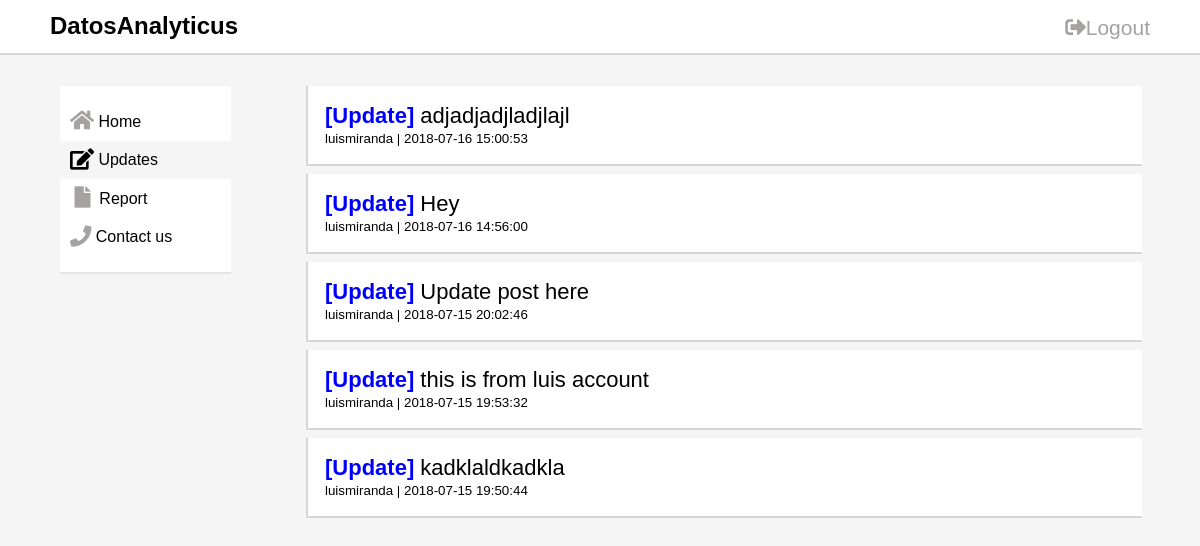
/updates.php, run on an earlier commit of the app's database.
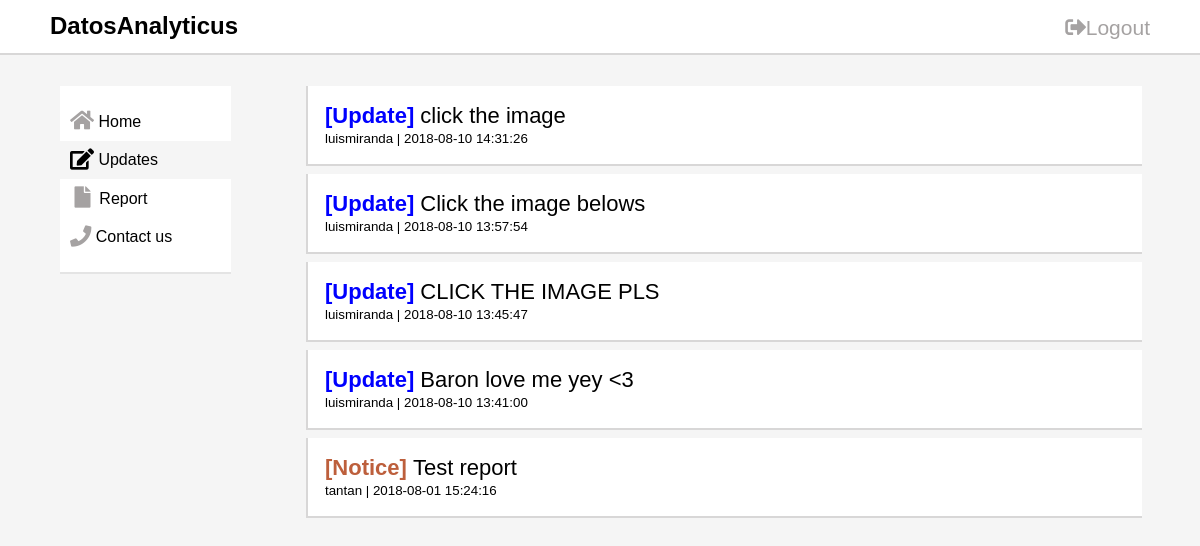
And on a later commit of the database.
### tables this page shows
CREATE TABLE `posts` (
  `id` int(11) NOT NULL,
  `title` text NOT NULL,
  `description` text NOT NULL,
  `posted_at` datetime NOT NULL,
  `likes` int(255) NOT NULL,
  `comments` int(11) NOT NULL,
  `user_id` int(11) NOT NULL
);

CREATE TABLE `users` (
  `id` int(11) NOT NULL,
  `username` varchar(255) NOT NULL,
  `password` varchar(255) NOT NULL,
  `email` varchar(255) NOT NULL,
  `firstname` varchar(255) NOT NULL,
  `lastname` varchar(255) NOT NULL,
  `type` int(11) NOT NULL
);

### updates.php (the view, shortened to what this page needs)
<?php
    include "functions/database.php";
    @$loggedType = $_SESSION['type'];
?>
<!doctype html>
<html lang="en">
<head>
    <link rel="stylesheet" href="https://use.fontawesome.com/releases/v5.1.0/css/all.css">
    <link rel="stylesheet" href="css/updates.css">
</head>
<body>
<nav class="nav">
    <div class="container">
        <h2  style="margin: 6px 0 10px 0; float: left;">DatosAnalyticus</h2>
        <a href="functions/lslfunction.php?logout" type="submit" id="logout"><i class="fas fa-sign-out-alt" ></i>Logout</a>
    </div>
</nav>
<div class="container">
    <div class="row">
        <div class="colOne">
            <ul>
                <li><a href="index.php" class="link" ><i class="fas fa-home fa-lg" style="color: #a5a2a2;"></i> Home</a></li>
                <li class="active"><a href="updates.php" class="link"><i class="fas fa-edit fa-lg" ></i> Updates</a></li>
                <?php
                if ($loggedType > 0){
                    echo ' <li><a href="adminpost.php" class="link"><i class="fas fa-pen-alt fa-lg" style="color: #a5a2a2;"></i>  Post</a></li>';
                    echo ' <li><a href="sent_reports.php" class="link"><i class="fas fa-envelope-open" style="color: #a5a2a2;"></i> View reports</a></li>';
                } else{
                    echo '<li><a href="report.php" class="link">&nbsp;<i class="fas fa-file fa-lg" style="color: #a5a2a2;"></i>&nbsp;&nbsp;Report</a></li>';
                }
                ?>
                <li><a href="#" class="link"><i class="fas fa-phone fa-lg" style="color: #a5a2a2;"></i>&nbsp;Contact us</a></li>
            </ul>
        </div>
        <div>
            <?php
            $query = mysqli_query($connect,"SELECT posts.*,users.username FROM posts,users WHERE posts.user_id = users.id ORDER BY posted_at DESC LIMIT 5 ");
            $posts = array();
            while ($row = mysqli_fetch_array($query)){
                array_push($posts,$row);
            }
            foreach ($posts as $p){
                echo "<div class='colTwo'>";
                if ($p['user_id'] == 2){
                    echo " <a href='viewpost.php?id=".$p['id']."' style='text-decoration-line:none; color: black; font-size: 22px;'><strong style='color:blue;'>[Update] </strong>".$p['title']."</a><br>";
                } else{
                    echo " <a href='viewpost.php?id=".$p['id']."' style='text-decoration-line:none; color: black; font-size: 22px;'><strong style='color:#bd5f3c;'>[Notice] </strong>".$p['title']."</a><br>";
                }
                echo "<small>".$p['username']." | ".$p['posted_at']." </small>";
                echo "</div>";
            }
            ?>
        </div>
    </div>
</div>
</body>
</html>

What changed in the data, as far as the page shows it:
removed posts: title "adjadjadjladjlajl", user.username "luismiranda", posted_at "2018-07-16 15:00:53"
removed posts: title "Hey", user.username "luismiranda", posted_at "2018-07-16 14:56:00"
removed posts: title "Update post here", user.username "luismiranda", posted_at "2018-07-15 20:02:46"
removed posts: title "this is from luis account", user.username "luismiranda", posted_at "2018-07-15 19:53:32"
removed posts: title "kadklaldkadkla", user.username "luismiranda", posted_at "2018-07-15 19:50:44"
added posts: title "click the image", user.username "luismiranda", posted_at "2018-08-10 14:31:26"
added posts: title "Click the image belows", user.username "luismiranda", posted_at "2018-08-10 13:57:54"
added posts: title "CLICK THE IMAGE PLS", user.username "luismiranda", posted_at "2018-08-10 13:45:47"
added posts: title "Baron love me yey <3", user.username "luismiranda", posted_at "2018-08-10 13:41:00"
added posts: title "Test report", user.username "tantan", posted_at "2018-08-01 15:24:16"
